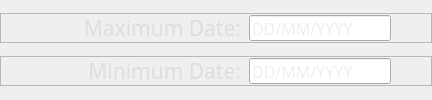
                 <widget class="QWidget" name="date_type">
                  <layout class="QVBoxLayout" name="verticalLayout_24">
                   <property name="spacing">
                    <number>0</number>
                   </property>
                   <property name="leftMargin">
                    <number>0</number>
                   </property>
                   <property name="topMargin">
                    <number>0</number>
                   </property>
                   <property name="rightMargin">
                    <number>0</number>
                   </property>
                   <property name="bottomMargin">
                    <number>0</number>
                   </property>
                   <item>
                    <widget class="QFrame" name="frame_42">
                     <property name="maximumSize">
                      <size>
                       <width>16777215</width>
                       <height>30</height>
                      </size>
                     </property>
                     <property name="frameShape">
                      <enum>QFrame::StyledPanel</enum>
                     </property>
                     <property name="frameShadow">
                      <enum>QFrame::Raised</enum>
                     </property>
                     <layout class="QHBoxLayout" name="horizontalLayout_25">
                      <property name="spacing">
                       <number>8</number>
                      </property>
                      <property name="leftMargin">
                       <number>0</number>
                      </property>
                      <property name="topMargin">
                       <number>0</number>
                      </property>
                      <property name="rightMargin">
                       <number>0</number>
                      </property>
                      <property name="bottomMargin">
                       <number>0</number>
                      </property>
                      <item>
                       <spacer name="horizontalSpacer_34">
                        <property name="orientation">
                         <enum>Qt::Horizontal</enum>
                        </property>
                        <property name="sizeHint" stdset="0">
                         <size>
                          <width>40</width>
                          <height>20</height>
                         </size>
                        </property>
                       </spacer>
                      </item>
                      <item>
                       <widget class="QLabel" name="label_13">
                        <property name="minimumSize">
                         <size>
                          <width>200</width>
                          <height>0</height>
                         </size>
                        </property>
                        <property name="font">
                         <font>
                          <family>Microsoft YaHei</family>
                          <pointsize>16</pointsize>
                         </font>
                        </property>
                        <property name="styleSheet">
                         <string notr="true">color:#DDDDDD;</string>
                        </property>
                        <property name="text">
                         <string>Maximum Date:</string>
                        </property>
                        <property name="alignment">
                         <set>Qt::AlignRight|Qt::AlignTrailing|Qt::AlignVCenter</set>
                        </property>
                       </widget>
                      </item>
                      <item>
                       <widget class="QLineEdit" name="date_max">
                        <property name="maximumSize">
                         <size>
                          <width>200</width>
                          <height>16777215</height>
                         </size>
                        </property>
                        <property name="font">
                         <font>
                          <family>Microsoft YaHei</family>
                          <pointsize>12</pointsize>
                         </font>
                        </property>
                        <property name="styleSheet">
                         <string notr="true">height: 20;
color: #dddddd;</string>
                        </property>
                        <property name="placeholderText">
                         <string>DD/MM/YYYY</string>
                        </property>
                       </widget>
                      </item>
                      <item>
                       <spacer name="horizontalSpacer_23">
                        <property name="orientation">
                         <enum>Qt::Horizontal</enum>
                        </property>
                        <property name="sizeHint" stdset="0">
                         <size>
                          <width>40</width>
                          <height>20</height>
                         </size>
                        </property>
                       </spacer>
                      </item>
                     </layout>
                    </widget>
                   </item>
                   <item>
                    <widget class="QFrame" name="frame_41">
                     <property name="maximumSize">
                      <size>
                       <width>16777215</width>
                       <height>30</height>
                      </size>
                     </property>
                     <property name="frameShape">
                      <enum>QFrame::StyledPanel</enum>
                     </property>
                     <property name="frameShadow">
                      <enum>QFrame::Raised</enum>
                     </property>
                     <layout class="QHBoxLayout" name="horizontalLayout_18">
                      <property name="spacing">
                       <number>8</number>
                      </property>
                      <property name="leftMargin">
                       <number>0</number>
                      </property>
                      <property name="topMargin">
                       <number>0</number>
                      </property>
                      <property name="rightMargin">
                       <number>0</number>
                      </property>
                      <property name="bottomMargin">
                       <number>0</number>
                      </property>
                      <item>
                       <spacer name="horizontalSpacer_35">
                        <property name="orientation">
                         <enum>Qt::Horizontal</enum>
                        </property>
                        <property name="sizeHint" stdset="0">
                         <size>
                          <width>40</width>
                          <height>20</height>
                         </size>
                        </property>
                       </spacer>
                      </item>
                      <item>
                       <widget class="QLabel" name="label_12">
                        <property name="minimumSize">
                         <size>
                          <width>200</width>
                          <height>0</height>
                         </size>
                        </property>
                        <property name="font">
                         <font>
                          <family>Microsoft YaHei</family>
                          <pointsize>16</pointsize>
                         </font>
                        </property>
                        <property name="styleSheet">
                         <string notr="true">color:#DDDDDD;</string>
                        </property>
                        <property name="text">
                         <string>Minimum Date:</string>
                        </property>
                        <property name="alignment">
                         <set>Qt::AlignRight|Qt::AlignTrailing|Qt::AlignVCenter</set>
                        </property>
                       </widget>
                      </item>
                      <item>
                       <widget class="QLineEdit" name="date_min">
                        <property name="maximumSize">
                         <size>
                          <width>200</width>
                          <height>16777215</height>
                         </size>
                        </property>
                        <property name="font">
                         <font>
                          <family>Microsoft YaHei</family>
                          <pointsize>12</pointsize>
                         </font>
                        </property>
                        <property name="styleSheet">
                         <string notr="true">height: 20;
color: #dddddd;</string>
                        </property>
                        <property name="placeholderText">
                         <string>DD/MM/YYYY</string>
                        </property>
                       </widget>
                      </item>
                      <item>
                       <spacer name="horizontalSpacer_24">
                        <property name="orientation">
                         <enum>Qt::Horizontal</enum>
                        </property>
                        <property name="sizeHint" stdset="0">
                         <size>
                          <width>40</width>
                          <height>20</height>
                         </size>
                        </property>
                       </spacer>
                      </item>
                     </layout>
                    </widget>
                   </item>
                  </layout>
                 </widget>
